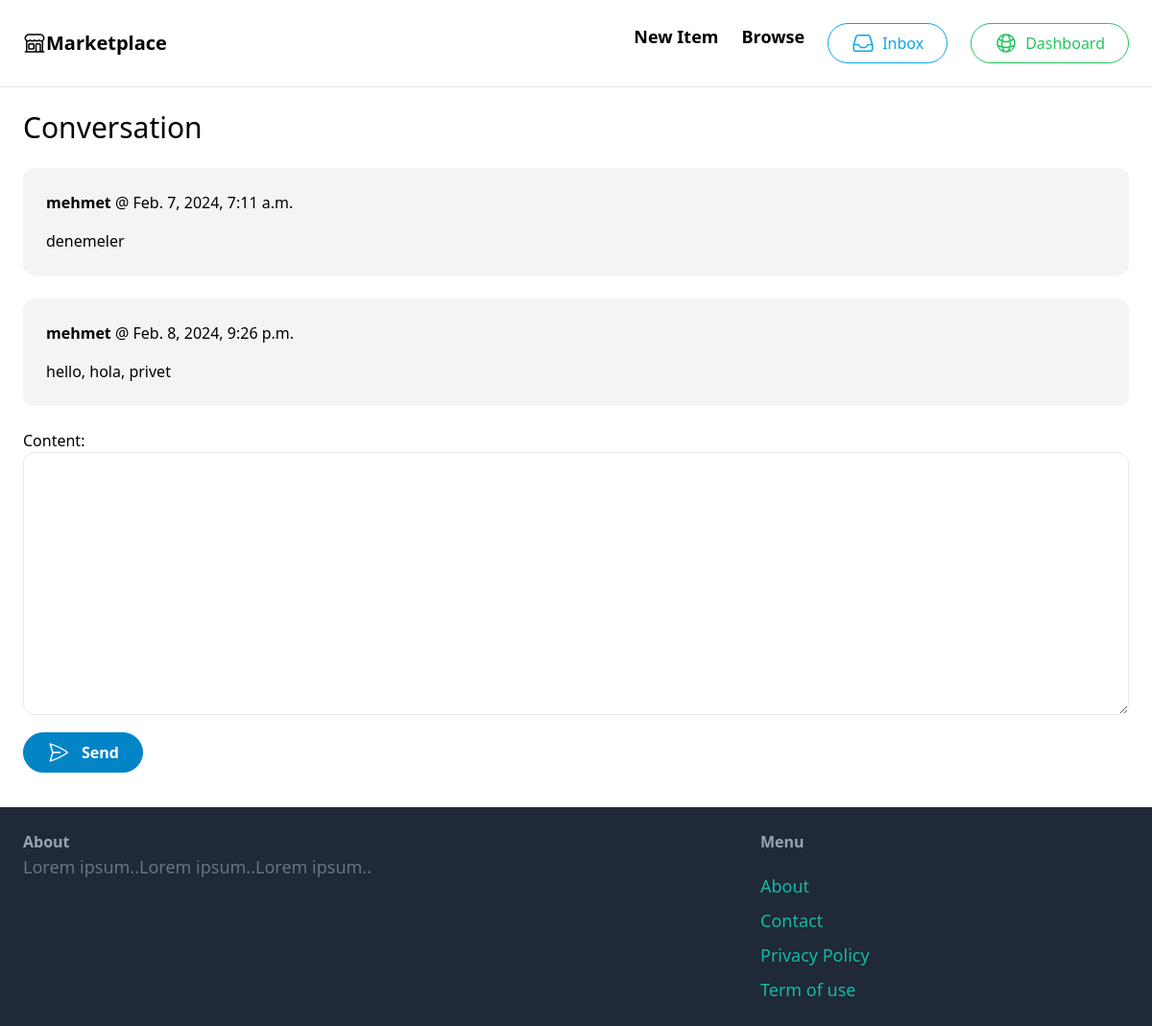
The page /inbox/1/ (signed in) on the database its author committed.
### conversation/models.py (models this page shows)
class ConversationMessage(models.Model):
    conversation = models.ForeignKey(Conversation, related_name='messages', on_delete=models.CASCADE)
    content = models.TextField()
    created_at = models.DateTimeField(auto_now_add=True)
    created_by = models.ForeignKey(User, related_name='created_message', on_delete=models.CASCADE)

### conversation/views.py (the view)
# urls.py: path('<int:id>/', views.detail, name='detail'),
@login_required
def detail(request, id):
    conversation = Conversation.objects.filter(members__in=[request.user.id]).get(id=id)
    if request.method == 'POST':
        form = ConversationMessageForm(request.POST)
        if form.is_valid():
            conversation_message = form.save(commit=False)
            conversation_message.conversation = conversation
            conversation_message.created_by = request.user
            conversation_message.save()
            conversation.save()
            return redirect('conversation:detail', id=id)
    else:
        form = ConversationMessageForm()
    context = {
        'conversation': conversation,
        'form': form
    }
    return render(request, 'conversation/detail.html', context)

### conversation/forms.py
class ConversationMessageForm(forms.ModelForm):
    class Meta:
        model = ConversationMessage
        fields = ('content',)
        widgets = {
            'content': forms.Textarea(attrs={
                'class': 'w-full py-4 px-6 rounded-xl border'
            })
        }

### conversation/templates/conversation/detail.html (shortened to what this page needs)
{% extends 'core/base.html' %}
{% block content %}
    <h1 class="mb-6 text-3xl">Conversation</h1>
    <div class="space-y-6">
        {% for message in conversation.messages.all %}
            <div class="p-6 flex {% if message.created_by == request.user %} bg-blue-100 {% else %} bg-gray-100 {% endif %} bg-gray-100 rounded-xl">
                <div>
                    <p class="mb-4"><strong>{{message.created_by.username}}</strong> @ {{message.created_at}}</p>
                    <p>{{message.content}}</p>
                </div>
            </div>
        {% endfor %}
    </div>
    <form method="post" action="." class="mt-6">
        {{ form.as_p }}
        <button class="
            h-auto
            rounded-full
            bg-sky-600
            px-6
            py-2
            font-semibold
            text-white
            flex
            flex-row
            my-3
            border
            border-sky-600
            hover:border
            hover:border-sky-600
            hover:bg-white
            hover:text-sky-600
            hover:transition-all
            hover:duration-300
            hover:ease-in
        " type="submit">
            <svg xmlns="http://www.w3.org/2000/svg" fill="none" viewBox="0 0 24 24" stroke-width="1.5" stroke="currentColor" class="w-6 h-6 mr-3">
              <path stroke-linecap="round" stroke-linejoin="round" d="M6 12 3.269 3.125A59.769 59.769 0 0 1 21.485 12 59.768 59.768 0 0 1 3.27 20.875L5.999 12Zm0 0h7.5" />
            </svg>
            Send
        </button>
    </form>
{% endblock %}

### rows shown on the page
ConversationMessage: created_by.username "mehmet", created_at "Feb. 7, 2024, 7:11 a.m.", content "denemeler"
ConversationMessage: created_by.username "mehmet", created_at "Feb. 8, 2024, 9:26 p.m.", content "hello, hola, privet"
